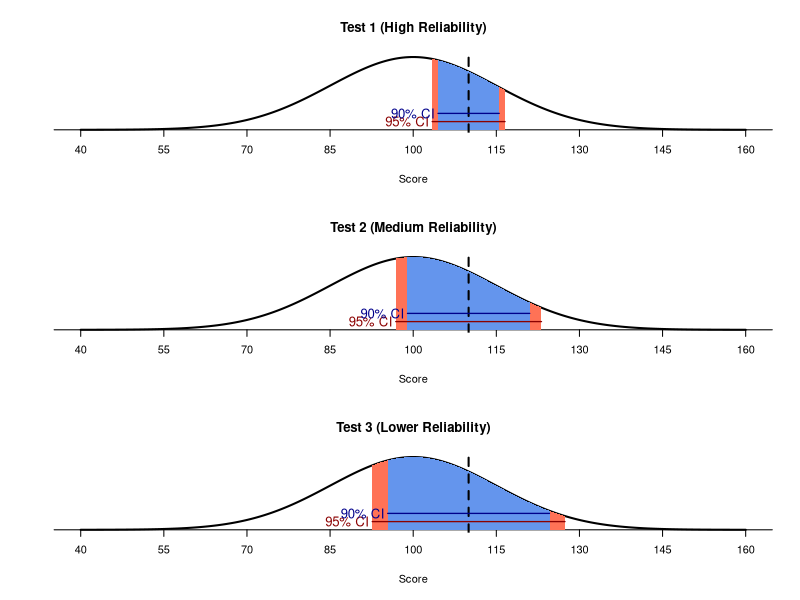

Recreate this plot in R.
# Visualizing the relationships between confidence intervals, standard error of measurement, and reliability in standardized tests 

# Written by Melissa McSweeney, Mackenzie Kephart, and Betsy Barrett for Speech@NYU - Clinical Practicum I, May 2023 

###########################

# Three imaginary standardized tests which each have a mean score of 100 and a standard deviation of 15 according to their norms
# The same person takes all three tests and happens to obtain a score of 110 on each test.
# The three tests have different levels of reliability (internal consistency), each measured by Cronbach's alpha. Higher value = more reliable test

rm(list=ls())

library(scales)

tests<-as.data.frame(matrix(data=NA, nrow = 3, ncol=5))
colnames(tests)<-c('Test','Reliability','SEM','90% Conf. Int.','95% Conf. Int.')
tests$Test<-c('Test 1', 'Test 2', 'Test 3')
tests$Reliability<-c(0.95,0.8,0.65)


pt_score<-110 #patient's observed score on each test 
mu=100 #population mean 
sigma=15 #population standard deviation

#Calculate the standard error of measurement (SEM) using the tests' standard deviation (15 for all of them) and their respective reliability
tests$SEM<-sigma*(sqrt(1-tests$Reliability))

#critical value for 90% CI = 1.645
#critical value for 95% CI = 1.96

tests$CI_90_low<-round((pt_score-(1.645*tests$SEM)),2)
tests$CI_90_high<-round((pt_score+(1.645*tests$SEM)),2)
tests$CI_95_low<-round((pt_score-(1.96*tests$SEM)),2)
tests$CI_95_high<-round((pt_score+(1.96*tests$SEM)),2)

tests$`90% Conf. Int.`<-paste('[',tests$CI_90_low,', ',tests$CI_90_high,']',sep = '')
tests$`95% Conf. Int.`<-paste('[',tests$CI_95_low,', ',tests$CI_95_high,']',sep = '')

dev.off()

#allow plots to be visualized in a 3x1 array 
par(mfrow=c(3,1))

reli<-c('High Reliability',"Medium Reliability",'Lower Reliability') #note, these are not official classifications of Cronbach's alpha magnitude, but comparative placeholders for simplicity

mu=100 #population mean 
sigma=15 #population standard deviation

x <- seq(-4, 4, length = 1000) * sigma + mu
y<-dnorm(x,mean=mu,sd=sigma)

for (i in 1:3){
  plot(x,y, type = "l", lwd = 2, axes = FALSE, xlab = "Score", ylab = "",main=paste(tests[i,'Test'],' (',reli[i],')',sep=''))
  sd_axis_bounds = 5
  axis_bounds <- seq(-sd_axis_bounds * sigma + mu,
                     sd_axis_bounds * sigma + mu,
                     by = sigma)
  axis(side = 1, at = axis_bounds, pos = 0)
  
  lowlim=tests[i,'CI_95_low']
  uplim=tests[i,'CI_95_high']
  
  dx = seq(lowlim, uplim, 0.01)
  polygon(x = c(lowlim, dx, uplim), y = c(0, dnorm(dx, mean = mu, sd = sigma), 0), border = NA, col = alpha('coral1',1))
  
  lowlim=tests[i,'CI_90_low']
  uplim=tests[i,'CI_90_high']
  
  dx = seq(lowlim, uplim, 0.01)
  polygon(x = c(lowlim, dx, uplim), y = c(0, dnorm(dx, mean = mu, sd = sigma), 0), border = NA, col = alpha('cornflowerblue',1))
  
  #dotted line to visualize the patient's obtained score
  abline(v=pt_score,lty=2,lwd=2)
  
  segments(x0=tests[i,'CI_95_low'],y0=.003,x1=tests[i,'CI_95_high'],y1=.003,col='darkred',lwd=1.3)
  segments(x0=tests[i,'CI_90_low'],y0=.006,x1=tests[i,'CI_90_high'],y1=.006,col='darkblue',lwd=1.3)
  text(x=(tests[i,'CI_95_low'])-4.5,y=0.003,labels="95% CI",col='darkred',cex=1.2)
  text(x=(tests[i,'CI_90_low'])-4.5,y=0.006,labels="90% CI",col='darkblue',cex=1.2)
  
}


#the code for plotting specific areas under a normal curve in R was adapted from https://chem.libretexts.org/Bookshelves/Analytical_Chemistry/Chemometrics_Using_R_(Harvey)/06%3A_Uncertainty_of_Data/6.03%3A_Using_R_to_Model_Properties_of_a_Normal_Distribution
